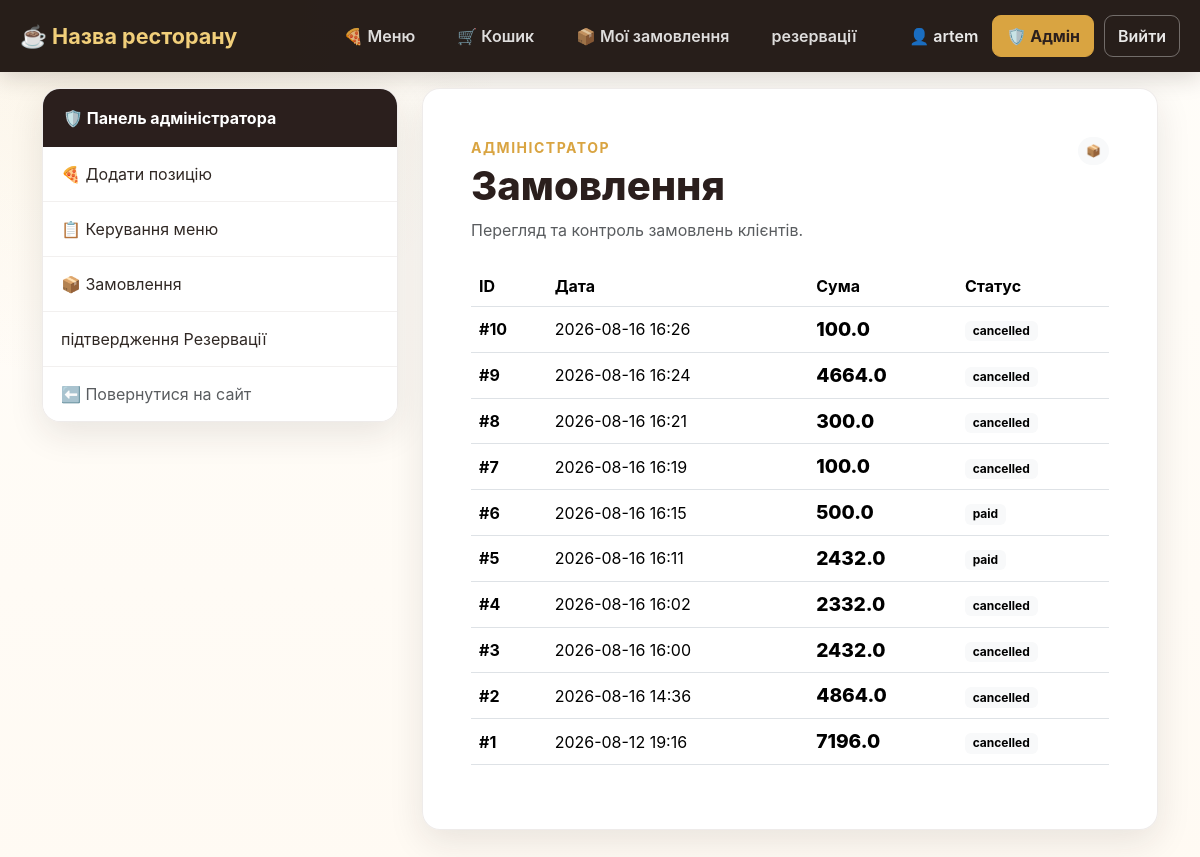
Page /admin/orders (signed in) on the committed database.
### online_restaurant_db.py (models this page shows, shortened)
class Base(DeclarativeBase):
    pass

class Users(Base, UserMixin):
    __tablename__ = "users"
    id: Mapped[int] = mapped_column(primary_key=True)
    nickname: Mapped[str] = mapped_column(String(100), unique=True)
    password: Mapped[str] = mapped_column(String(200))
    email: Mapped[str] = mapped_column(String(50), unique=True)
    role = Column(String(20), nullable=False, default="user")
    reservations = relationship("Reservation", foreign_keys="Reservation.user_id", back_populates="user")
    orders = relationship("Orders", foreign_keys="Orders.user_id", back_populates='user')

class Orders(Base):
    __tablename__ = "orders"
    id: Mapped[int] = mapped_column(primary_key=True)
    order_list: Mapped[dict] = mapped_column(JSON)
    order_time: Mapped[datetime] = mapped_column(DateTime)
    user_id: Mapped[int] = mapped_column(ForeignKey('users.id'))
    status: Mapped[str] = mapped_column(String(20), default='pending')
    user = relationship("Users", foreign_keys="Orders.user_id", back_populates="orders")
    total_price: Mapped[float] = mapped_column()

### online_restaurant.py (the view)
@app.route('/admin/orders', methods=['GET'])
@login_required
@admin_required
def admin_orders():
    with Session() as cursor:
        orders = (
            cursor.query(Orders)
            .options(joinedload(Orders.user))
            .order_by(Orders.order_time.desc())
            .all()
        )
    return render_template(
        'admin_orders.html',
        orders=orders,
    )

### online_restaurant.py (called while the page is built)
@app.before_request
def ensure_csrf_token():
    if "csrf_token" not in session:
        session["csrf_token"] = secrets.token_hex(16)

def admin_required(function):
    @wraps(function)
    @login_required
    def decorated_function(*args, **kwargs):
        if current_user.role != 'admin':
            return redirect(url_for('home'))
        return function(*args, **kwargs)
    return decorated_function

@login_manager.user_loader
def load_user(user_id):
    with Session() as session:
        user = session.query(Users).filter_by(id = user_id).first()
        if user:
            return user

@app.after_request
def apply_csp(response):
    nonce = secrets.token_urlsafe(16)  # Генеруємо випадковий nonce для дозволених скриптів
    csp = (
        f"default-src 'self'; "
        f"script-src 'self' 'nonce-{nonce}'; "
        f"style-src 'self'; "
        f"frame-ancestors 'none'; "
        f"base-uri 'self'; "
        f"form-action 'self'"
    )
    response.headers["Content-Security-Policy"] = csp
    response.set_cookie('nonce', nonce)
    return response

### templates/admin_orders.html (shortened to what this page needs)
<!DOCTYPE html>
<html lang="uk">
<head>
    <link rel="stylesheet" href="{{ url_for('static', filename='css/bootstrap.min.css') }}">
    <link rel="stylesheet" href="{{ url_for('static', filename='css/restaurant.css') }}">
</head>
<body>
{% include '_navigation.html' %}
<main class="container pb-5">
    <div class="row g-4">
        <aside class="col-lg-4">
            {% include '_admin_navigation.html' %}
        </aside>
        <section class="col-lg-8">
            <div class="form-card p-4 p-md-5">
                <div class="d-flex justify-content-between align-items-start gap-3 mb-4">
                    <div>
                        <div class="text-uppercase small fw-bold"
                             style="color:var(--gold);letter-spacing:1.5px">
                            Адміністратор
                        </div>
                        <h1 class="section-title mt-1 mb-2">Замовлення</h1>
                        <p class="text-muted mb-0">
                            Перегляд та контроль замовлень клієнтів.
                        </p>
                    </div>
                    <span class="badge rounded-pill text-bg-light p-2">📦</span>
                </div>
                {% if orders is defined and orders %}
                    <div class="table-responsive">
                        <table class="table align-middle">
                            <thead>
                                <tr>
                                    <th>ID</th>
                                    <th>Дата</th>
                                    <th>Сума</th>
                                    <th>Статус</th>
                                </tr>
                            </thead>
                            <tbody>
                                {% for order in orders %}
                                <tr>
                                    <td class="fw-bold">
                                        #{{ order.id }}
                                    </td>
                                    <td>
                                        {{ order.order_time.strftime('%Y-%m-%d %H:%M') if order.order_time is defined else '—' }}
                                    </td>
                                    <td class="price">
                                        {{ order.total_price if order.total_price is defined else '—' }}
                                    </td>
                                    <td>
                                        <span class="badge text-bg-light">
                                            {{ order.status if order.status is defined else 'Нове' }}
                                        </span>
                                    </td>
                                </tr>
                                {% endfor %}
                            </tbody>
                        </table>
                    </div>
                {% endif %}
            </div>
        </section>
    </div>
</main>
</body>
</html>

### templates/_navigation.html (shortened to what this page needs)
<nav class="restaurant-nav">
    <div class="nav-container">
        <a href="/" class="restaurant-brand">
            ☕ Назва ресторану
        </a>
        <div class="nav-links">
            {% if current_user.is_authenticated %}
                <a href="/menu" class="nav-link">
                    🍕 Меню
                </a>
                <a href="/cart" class="nav-link">
                    🛒 Кошик
                </a>
                <a href="/my_orders" class="nav-link">
                    📦 Мої замовлення
                </a>
                <a href="/reservation" class="nav-link">
                   резервації
                      </a>
            {% else %}
                <a href="/menu" class="nav-link">
                    🍕 Меню
            {% endif %}
        </div>
        <div class="nav-user">
            {% if current_user.is_authenticated %}
                <span class="username">
                    👤 {{ current_user.nickname }}
                </span>
                {% if current_user.role == 'admin' %}
                    <a href="/admin"
                       class="admin-button">
                        🛡️ Адмін
                    </a>
                {% endif %}
                <form action="/logout"
                      method="post"
                      class="logout-form">
                    <button type="submit"
                            class="logout-button">
                        Вийти
                    </button>
                </form>
            {% endif %}
        </div>
    </div>
</nav>

### templates/_admin_navigation.html
<div class="admin-card mb-4">
  <div class="card-header fw-bold">🛡️ Панель адміністратора</div>
  <div class="list-group list-group-flush">
    <a href="/add_position" class="list-group-item list-group-item-action">🍕 Додати позицію</a>
    <a href="/admin/menu" class="list-group-item list-group-item-action">📋 Керування меню</a>
    <a href="/admin/orders" class="list-group-item list-group-item-action">📦 Замовлення</a>
    <a href="/admin/reservations" class="list-group-item list-group-item-action">підтвердження Резервації</a>
     <a href="/" class="list-group-item list-group-item-action text-muted">⬅️ Повернутися на сайт</a>
  </div>
</div>

### static/css/restaurant.css (style rules this page uses)
:root { --coffee-950: #211713; --coffee-900: #2b1f1d; --coffee-800: #3a2925; --coffee-700: #5a3d32; --cream: #fffaf3; --cream-2: #f6eee4; --gold: #d9a441; --gold-light: #f1cf7a; --text: #302824; --muted: #766b64; --shadow: 0 12px 35px rgba(43, 31, 29, .10); --radius: 18px; }
* { box-sizing: border-box; }
body { margin: 0; min-height: 100vh; color: var(--text); background: radial-gradient( circle at 10% 0%, rgba(217, 164, 65, .10), transparent 28% ), linear-gradient( 180deg, #fffdf9 0%, var(--cream) 100% ); font-family: Inter, system-ui, -apple-system, BlinkMacSystemFont, "Segoe UI", sans-serif; }
.restaurant-nav { width: 100%; background: rgba(33, 23, 19, 0.97); box-shadow: 0 5px 25px rgba(33, 23, 19, 0.18); margin-bottom: 16px; }
.nav-container { width: min(1400px, calc(100% - 40px)); min-height: 72px; margin: 0 auto; display: grid; grid-template-columns: 1fr auto 1fr; align-items: center; }
.restaurant-brand { justify-self: start; color: var(--gold-light); text-decoration: none; font-size: 1.35rem; font-weight: 700; white-space: nowrap; transition: color .2s ease; }
.nav-links { display: flex; align-items: center; justify-content: center; gap: 10px; }
.nav-links .nav-link { display: inline-flex; align-items: center; justify-content: center; padding: 10px 16px; color: rgba(255, 255, 255, .85); text-decoration: none; font-weight: 600; white-space: nowrap; border-radius: 10px; transition: color .2s ease, background .2s ease, transform .2s ease; }
.nav-user { justify-self: end; display: flex; align-items: center; gap: 10px; }
.username { color: rgba(255, 255, 255, .9); font-weight: 600; white-space: nowrap; padding: 8px 4px; }
.admin-button { display: inline-flex; align-items: center; justify-content: center; padding: 8px 13px; color: #2b1f1d; background: var(--gold); border: 1px solid var(--gold); border-radius: 9px; text-decoration: none; font-weight: 700; white-space: nowrap; transition: .2s ease; }
.logout-form { margin: 0; }
.logout-button { padding: 8px 13px; color: rgba(255, 255, 255, .9); background: transparent; border: 1px solid rgba(255, 255, 255, .35); border-radius: 9px; font-weight: 600; cursor: pointer; white-space: nowrap; transition: .2s ease; }
.section-title { font-weight: 800; color: var(--coffee-900); }
.feature-card, .auth-card, .form-card, .menu-card, .admin-card, .cart-item { background: rgba(255, 255, 255, .94); border: 1px solid rgba(90, 61, 50, .10); border-radius: var(--radius); box-shadow: var(--shadow); }
.price { color: var(--coffee-700); font-size: 1.2rem; font-weight: 800; }
.admin-card { overflow: hidden; }
.admin-card .card-header { background: var(--coffee-900); color: white; padding: 17px 20px; }
.admin-card .list-group-item { border-color: rgba(90, 61, 50, .08); padding: 15px 18px; color: var(--text); transition: .2s; }

### rows in the picture
Users: nickname "artem"
Orders: id "10", order_time "2026-08-16 16:26", total_price "100.0", status "cancelled"
Orders: id "9", order_time "2026-08-16 16:24", total_price "4664.0", status "cancelled"
Orders: id "8", order_time "2026-08-16 16:21", total_price "300.0", status "cancelled"
Orders: id "7", order_time "2026-08-16 16:19", total_price "100.0", status "cancelled"
Orders: id "6", order_time "2026-08-16 16:15", total_price "500.0", status "paid"
Orders: id "5", order_time "2026-08-16 16:11", total_price "2432.0", status "paid"
Orders: id "4", order_time "2026-08-16 16:02", total_price "2332.0", status "cancelled"
Orders: id "3", order_time "2026-08-16 16:00", total_price "2432.0", status "cancelled"
Orders: id "2", order_time "2026-08-16 14:36", total_price "4864.0", status "cancelled"
Orders: id "1", order_time "2026-08-12 19:16", total_price "7196.0", status "cancelled"
